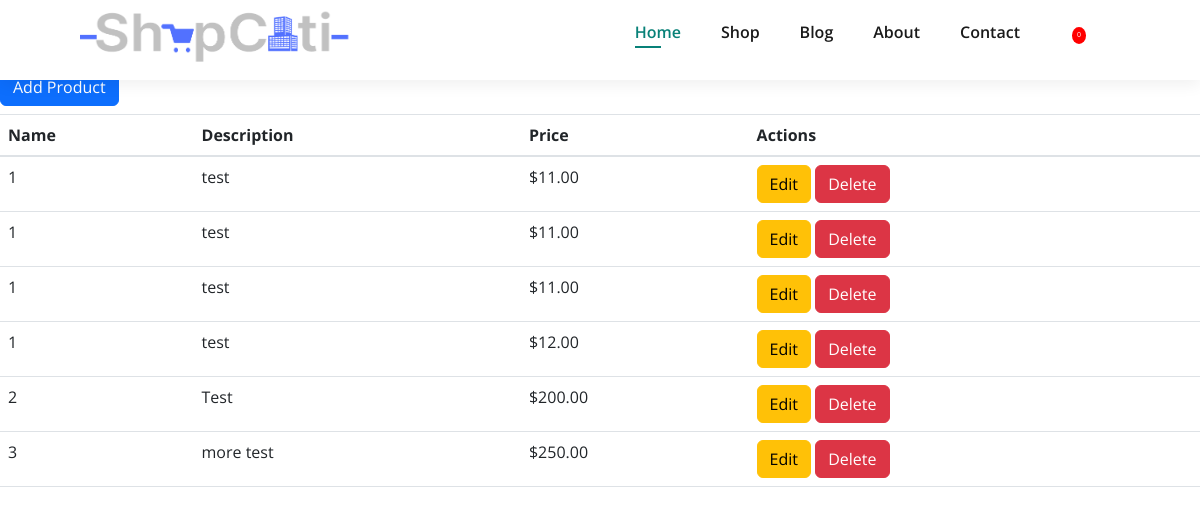
Screenshot of /manage-products/10/ (signed in) with the database file from the repository.
### shopciti_app/models.py (models this page shows, shortened)
class Product(models.Model):
    name = models.CharField(max_length=255)
    description = models.TextField()
    price = models.DecimalField(max_digits=10, decimal_places=2)
    image = models.ImageField(upload_to='products/')
    store = models.ForeignKey(Store, on_delete=models.CASCADE, null=True)  # Add this ForeignKey

### shopciti_app/views.py (the view)
# urls.py: path('manage-products/<int:store_id>/', views.manage_products, name='manage_products'),
@login_required
def manage_products(request, store_id):
    store = get_object_or_404(Store, pk=store_id)
    products = Product.objects.filter(store=store)
    return render(request, 'shopciti_app/product_template/manage_products.html', {'store': store, 'products': products})

### shopciti_app/templates/shopciti_app/product_template/manage_products.html
{% extends 'base.html' %} {% block content %}
<h1>Manage Products</h1>
<a href="{% url 'add_product_to_store' store.id %}" class="btn btn-primary mb-2">Add Product</a>
<table class="table">
    <thead>
        <tr>
            <th>Name</th>
            <th>Description</th>
            <th>Price</th>
            <th>Actions</th>
        </tr>
    </thead>
    <tbody>
        {% for product in products %}
        <tr>
            <td>{{ product.name }}</td>
            <td>{{ product.description }}</td>
            <td>${{ product.price }}</td>
            <td>
                <a href="{% url 'edit_product' product.id %}" class="btn btn-warning">Edit</a>
                <a href="{% url 'delete_product' product.id %}" class="btn btn-danger">Delete</a>
            </td>
        </tr>
        {% empty %}
        <tr>
            <td colspan="4">No products available.</td>
        </tr>
        {% endfor %}
    </tbody>
</table>
{% endblock %}

### static/css/style.css (style rules this page uses)
body { background: #fff; color: #444; font-family: "Open Sans", sans-serif; }
a { color: #007bff; text-decoration: none; transition: 0.5s; }
h1, h2, h3, h4, h5, h6 { font-family: "Montserrat", sans-serif; font-weight: 400px; margin: 0 0 20px 0; padding: 0; }

### rows the page displays
Product: name "1", description "test", price "11.00"
Product: name "1", description "test", price "11.00"
Product: name "1", description "test", price "11.00"
Product: name "1", description "test", price "12.00"
Product: name "2", description "Test", price "200.00"
Product: name "3", description "more test", price "250.00"
